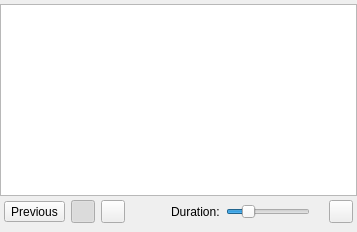
<?xml version="1.0" encoding="UTF-8"?>
<ui version="4.0">
 <class>SlideshowPanel</class>
 <widget class="QWidget" name="SlideshowPanel">
  <property name="windowIcon">
    <iconset resource="../resources/master.qrc">
     <normaloff>:/master/fa/images.svg</normaloff>:/master/fa/images.svg</iconset>
  </property>
  <layout class="QVBoxLayout" name="verticalLayout">
   <property name="spacing">
    <number>0</number>
   </property>
   <property name="leftMargin">
    <number>0</number>
   </property>
   <property name="topMargin">
    <number>4</number>
   </property>
   <property name="rightMargin">
    <number>0</number>
   </property>
   <property name="bottomMargin">
    <number>0</number>
   </property>
   <item>
    <widget class="ComputerMonitoringWidget" name="monitoringWidget"/>
   </item>
   <item>
    <widget class="QWidget" name="widget" native="true">
     <layout class="QHBoxLayout" name="horizontalLayout">
      <property name="leftMargin">
       <number>4</number>
      </property>
      <property name="topMargin">
       <number>4</number>
      </property>
      <property name="rightMargin">
       <number>4</number>
      </property>
      <item>
       <widget class="QToolButton" name="showPreviousButton">
        <property name="toolTip">
         <string>Previous</string>
        </property>
        <property name="text">
         <string>Previous</string>
        </property>
        <property name="icon">
          <iconset resource="../resources/master.qrc">
           <normaloff>:/master/fa/chevron-left.svg</normaloff>:/master/fa/chevron-left.svg</iconset>
        </property>
       </widget>
      </item>
      <item>
       <widget class="QToolButton" name="startStopButton">
        <property name="toolTip">
         <string>Start/pause</string>
        </property>
        <property name="icon">
          <iconset resource="../resources/master.qrc">
           <normaloff>:/master/fa/play.svg</normaloff>
           <normalon>:/master/fa/pause.svg</normalon>:/master/fa/play.svg</iconset>
        </property>
        <property name="checkable">
         <bool>true</bool>
        </property>
        <property name="checked">
         <bool>true</bool>
        </property>
       </widget>
      </item>
      <item>
       <widget class="QToolButton" name="showNextButton">
        <property name="toolTip">
         <string>Next</string>
        </property>
        <property name="icon">
          <iconset resource="../resources/master.qrc">
           <normaloff>:/master/fa/chevron-right.svg</normaloff>:/master/fa/chevron-right.svg</iconset>
        </property>
       </widget>
      </item>
      <item>
       <spacer name="horizontalSpacer">
        <property name="orientation">
         <enum>Qt::Horizontal</enum>
        </property>
        <property name="sizeHint" stdset="0">
         <size>
          <width>40</width>
          <height>20</height>
         </size>
        </property>
       </spacer>
      </item>
      <item>
       <widget class="QLabel" name="label">
        <property name="text">
         <string>Duration:</string>
        </property>
       </widget>
      </item>
      <item>
       <widget class="QSlider" name="durationSlider">
        <property name="minimum">
         <number>1000</number>
        </property>
        <property name="maximum">
         <number>10000</number>
        </property>
        <property name="singleStep">
         <number>1000</number>
        </property>
        <property name="pageStep">
         <number>1000</number>
        </property>
        <property name="value">
         <number>3000</number>
        </property>
        <property name="orientation">
         <enum>Qt::Horizontal</enum>
        </property>
       </widget>
      </item>
      <item>
       <widget class="QLabel" name="durationLabel">
        <property name="text">
         <string/>
        </property>
       </widget>
      </item>
      <item>
       <widget class="QToolButton" name="viewInSeparateWindowButton">
        <property name="toolTip">
         <string>View in separate window</string>
        </property>
        <property name="icon">
          <iconset resource="../resources/master.qrc">
           <normaloff>:/master/fa/expand.svg</normaloff>:/master/fa/expand.svg</iconset>
        </property>
        <property name="checkable">
         <bool>true</bool>
        </property>
       </widget>
      </item>
     </layout>
    </widget>
   </item>
  </layout>
 </widget>
 <customwidgets>
  <customwidget>
   <class>ComputerMonitoringWidget</class>
   <extends>QListView</extends>
   <header>ComputerMonitoringWidget.h</header>
   <container>1</container>
  </customwidget>
 </customwidgets>
 <resources>
  <include location="../../core/resources/core.qrc"/>
  <include location="../resources/master.qrc"/>
 </resources>
 <connections/>
</ui>
